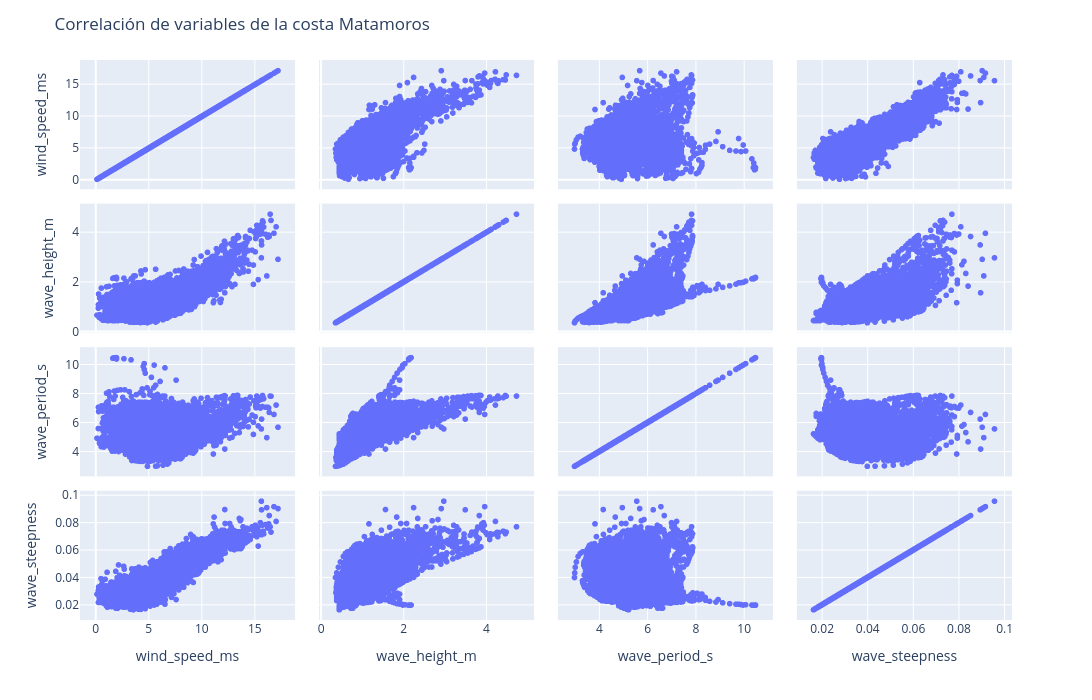

The code cell stored with this chart in its notebook:
### Code cell
fig = px.scatter_matrix(
    data_sample, 
    dimensions=MODEL_FEATURES
)
fig.update_layout(
    title=f'Correlación de variables de la costa {costa}',
    width=1200, 
    height=700
)
fig.show()

### Figure 1 — Plotly figure (JSON) as saved in the notebook; plotly's stock layout.template omitted (floating-point values rounded to 4 significant figures; data arrays with more than 128 entries replaced by an {"elided": "..."} marker saying what was removed)
{"data": [{"dimensions": [{"axis": {"matches": true}, "label": "wind_speed_ms", "values": {"elided": "6178 float values"}}, {"axis": {"matches": true}, "label": "wave_height_m", "values": {"elided": "6178 float values"}}, {"axis": {"matches": true}, "label": "wave_period_s", "values": {"elided": "6178 float values"}}, {"axis": {"matches": true}, "label": "wave_steepness", "values": {"elided": "6178 float values"}}], "hovertemplate": "%{xaxis.title.text}=%{x}<br>%{yaxis.title.text}=%{y}<extra></extra>", "legendgroup": "", "marker": {"color": "#636efa", "symbol": "circle"}, "name": "", "showlegend": false, "type": "splom"}], "layout": {"dragmode": "select", "height": 700, "legend": {"tracegroupgap": 0}, "margin": {"t": 60}, "title": {"text": "Correlación de variables de la costa Matamoros"}, "width": 1200}}
